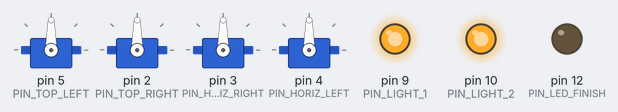
Bench run of a program on a simulated Arduino Mega 2560, built with avr-gcc and run on an emulated ATmega2560. On the bench: 4 × servo, output pins drawn as LEDs (lit = HIGH). Random numbers use the default seed unless the program sets one.

Above: at 0.1 s.
At 3.0 s:
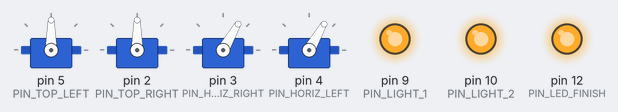
At 9.6 s:
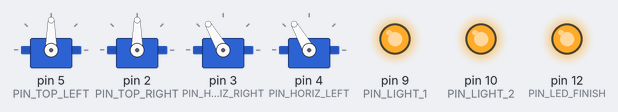
At 14.71 s:
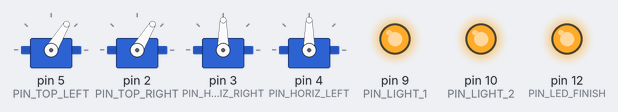
At 19.91 s:
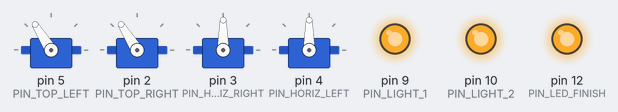
At 20.5 s:
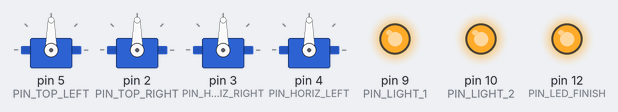
Timing chart, 0 to 40.0 s (numbered marks = the images above):
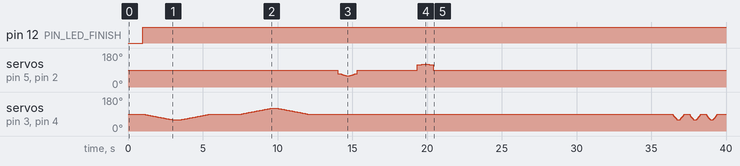

Measured:
- by itself, pin 12 (PIN_LED_FINISH): LOW → HIGH at 1.0 s

The program:

main.cpp
```cpp
#include <Servo.h>
#include <Arduino.h>

#define PIN_TOP_LEFT 5
#define PIN_TOP_RIGHT 2
#define PIN_HORIZ_RIGHT 3
#define PIN_HORIZ_LEFT 4

#define PIN_LIGHT_1 9
#define PIN_LIGHT_2 10
#define PIN_LED_FINISH 12

// Глобальные модификаторы (применяются ТОЛЬКО к горизонтальным моторам)
float globalSpeedMultiplier = 0.75;
float topAccelRatio = 0.5;
int globalLoopPause = 16000;
// === НАСТРОЙКИ ГОРИЗОНТАЛЬНЫХ МОТОРОВ ===
int stopSpeed = 90; // Жесткое удержание для ВСЕХ моторов
int speedForward = 50;
int speedBackward = 130;
int rampTime = 2000;
int moveTime = 500;
int pauseTime = 2000;

// === НАСТРОЙКИ ВЕРТИКАЛЬНЫХ МОТОРОВ (Идеальные калибровочные данные) ===
int upTension = 71;    // Граница натяга ВВЕРХ
int upSpeed = 59;      // Оптимальная рабочая сила ВВЕРХ
int downTension = 118; // Граница натяга ВНИЗ
int downSpeed = 122;   // Рабочая сила ВНИЗ

int upTime = 1230;
int topPauseTime = 4000;
int downTime = 1000;

int lastProgram = 0;

Servo motorLeftTop;
Servo motorRightTop;
Servo motorHorizontalRight;
Servo motorHorizontalLeft;

int calcSpeed(int baseSpeed);
void moveSmoothly(int startSpeed, int targetSpeed, unsigned long durationMs);
void smartRampTop(int startSpeed, int targetSpeed, unsigned long durationMs);
void moveTopWithRatio(int targetSpeed, unsigned long totalDurationMs, float ratio);
void program1();
void program2();
void program3();
void program4();

void setup() {
    pinMode(PIN_LIGHT_1, OUTPUT);
    pinMode(PIN_LIGHT_2, OUTPUT);
    pinMode(PIN_LED_FINISH, OUTPUT);
    digitalWrite(PIN_LED_FINISH, LOW);

    digitalWrite(PIN_LIGHT_1, HIGH);
    digitalWrite(PIN_LIGHT_2, HIGH);

    motorLeftTop.attach(PIN_TOP_LEFT);
    motorRightTop.attach(PIN_TOP_RIGHT);
    motorHorizontalRight.attach(PIN_HORIZ_RIGHT);
    motorHorizontalLeft.attach(PIN_HORIZ_LEFT);

    // ВСЕ моторы стартуют в жестком удержании на 90
    motorLeftTop.write(stopSpeed);
    motorRightTop.write(stopSpeed);
    motorHorizontalRight.write(stopSpeed);
    motorHorizontalLeft.write(stopSpeed);

    // Инициализация "рандома"
    long noiseSeed = 0;
    for (int i = A0; i <= A6; i++) {
        noiseSeed += analogRead(i);
    }
    randomSeed(noiseSeed);

    delay(1000);
}

void loop() {
    // Выбор новой программы без повторений
    int currentProgram = random(1, 5);
    while (currentProgram == lastProgram) {
        currentProgram = random(1, 5);
    }
    lastProgram = currentProgram;

    digitalWrite(PIN_LED_FINISH, HIGH);

    switch (currentProgram) {
        case 1: program1(); break;
        case 2: program2(); break;
        case 3: program3(); break;
        case 4: program4(); break;
    }

    digitalWrite(PIN_LED_FINISH, HIGH);
    delay(globalLoopPause);
}


// Программа 1: Базовая
void program1() {
    moveSmoothly(stopSpeed, calcSpeed(speedForward), rampTime);
    delay(moveTime);
    moveSmoothly(calcSpeed(speedForward), stopSpeed, rampTime);
    delay(pauseTime);

    moveSmoothly(stopSpeed, calcSpeed(speedBackward), rampTime);
    delay(moveTime);
    moveSmoothly(calcSpeed(speedBackward), stopSpeed, rampTime);
    delay(pauseTime);

    moveTopWithRatio(upSpeed, upTime, topAccelRatio);
    delay(topPauseTime);
    moveTopWithRatio(downSpeed, downTime, topAccelRatio);
}

// Программа 2: Сначала подъем, потом горизонталь
void program2() {
    moveTopWithRatio(upSpeed, upTime, topAccelRatio);
    delay(topPauseTime);
    moveTopWithRatio(downSpeed, downTime, topAccelRatio);
    delay(pauseTime);

    moveSmoothly(stopSpeed, calcSpeed(speedForward), rampTime);
    delay(moveTime);
    moveSmoothly(calcSpeed(speedForward), stopSpeed, rampTime);
    delay(pauseTime);

    moveSmoothly(stopSpeed, calcSpeed(speedBackward), rampTime);
    delay(moveTime);
    moveSmoothly(calcSpeed(speedBackward), stopSpeed, rampTime);
}

// Программа 3: Ускоренная базовая
void program3() {
    moveSmoothly(stopSpeed, calcSpeed(speedForward), rampTime / 2);
    delay(moveTime);
    moveSmoothly(calcSpeed(speedForward), stopSpeed, rampTime / 2);
    delay(pauseTime / 2);

    moveSmoothly(stopSpeed, calcSpeed(speedBackward), rampTime / 2);
    delay(moveTime);
    moveSmoothly(calcSpeed(speedBackward), stopSpeed, rampTime / 2);
    delay(pauseTime / 2);

    moveTopWithRatio(upSpeed, upTime, topAccelRatio);
    delay(topPauseTime / 2);
    moveTopWithRatio(downSpeed, downTime, topAccelRatio);
}

// Программа 4: "Пульс" (короткие рывки)
void program4() {
    for(int i = 0; i < 3; i++) {
        moveSmoothly(stopSpeed, calcSpeed(speedForward), 300);
        delay(200);
        moveSmoothly(calcSpeed(speedForward), stopSpeed, 300);
        delay(300);
    }

    delay(pauseTime);

    moveTopWithRatio(upSpeed, upTime, topAccelRatio);
    delay(topPauseTime);
    moveTopWithRatio(downSpeed, downTime, topAccelRatio);
    delay(pauseTime);

    moveSmoothly(stopSpeed, calcSpeed(speedBackward), rampTime * 1.5);
    delay(moveTime);
    moveSmoothly(calcSpeed(speedBackward), stopSpeed, rampTime);
}

// Пересчет скорости (ТОЛЬКО ДЛЯ ГОРИЗОНТАЛЬНЫХ МОТОРОВ)
int calcSpeed(int baseSpeed) {
    if (baseSpeed == stopSpeed) return stopSpeed;
    return stopSpeed + ((baseSpeed - stopSpeed) * globalSpeedMultiplier);
}

// Плавное движение ДЛЯ ГОРИЗОНТАЛЬНЫХ МОТОРОВ
void moveSmoothly(int startSpeed, int targetSpeed, unsigned long durationMs) {
    unsigned long startTime = millis();
    while (millis() - startTime < durationMs) {
        float progress = (float)(millis() - startTime) / durationMs;
        if (progress > 1.0f) progress = 1.0f;

        int currentSpeed = startSpeed + (targetSpeed - startSpeed) * progress;
        motorHorizontalRight.write(currentSpeed);
        motorHorizontalLeft.write(currentSpeed);

        delay(15);
    }
    motorHorizontalRight.write(targetSpeed);
    motorHorizontalLeft.write(targetSpeed);
}

// Плавное движение S-кривой ДЛЯ ВЕРТИКАЛЬНЫХ МОТОРОВ
void smartRampTop(int startSpeed, int targetSpeed, unsigned long durationMs) {
    unsigned long startTime = millis();

    while (true) {
        unsigned long elapsed = millis() - startTime;
        if (elapsed >= durationMs) break;

        float progress = (float)elapsed / durationMs;
        float easeProgress = progress * progress * (3.0f - 2.0f * progress);

        int currentSpeed = startSpeed + (targetSpeed - startSpeed) * easeProgress;

        motorLeftTop.write(currentSpeed);
        motorRightTop.write(currentSpeed);
        delay(20);
    }
    motorLeftTop.write(targetSpeed);
    motorRightTop.write(targetSpeed);
}

// для вертикальных моторов
void moveTopWithRatio(int targetSpeed, unsigned long totalDurationMs, float ratio) {
    // определение точки натяга
    bool isUp = (targetSpeed < stopSpeed);
    int tension = isUp ? upTension : downTension;

    // расчёт время разгона и торможения
    unsigned long accelTime = totalDurationMs * ratio;
    unsigned long decelTime = totalDurationMs - accelTime;

    // выбор слабины
    motorLeftTop.write(tension);
    motorRightTop.write(tension);
    delay(50);

    // 2. Плавный разгон (Натяг -> Рабочая скорость)
    smartRampTop(tension, targetSpeed, accelTime);

    // 3. Плавное торможение (Рабочая скорость -> Натяг)
    smartRampTop(targetSpeed, tension, decelTime);

    // 4. Мгновенно возвращаем в жесткое удержание (90)
    motorLeftTop.write(stopSpeed);
    motorRightTop.write(stopSpeed);
}
```
